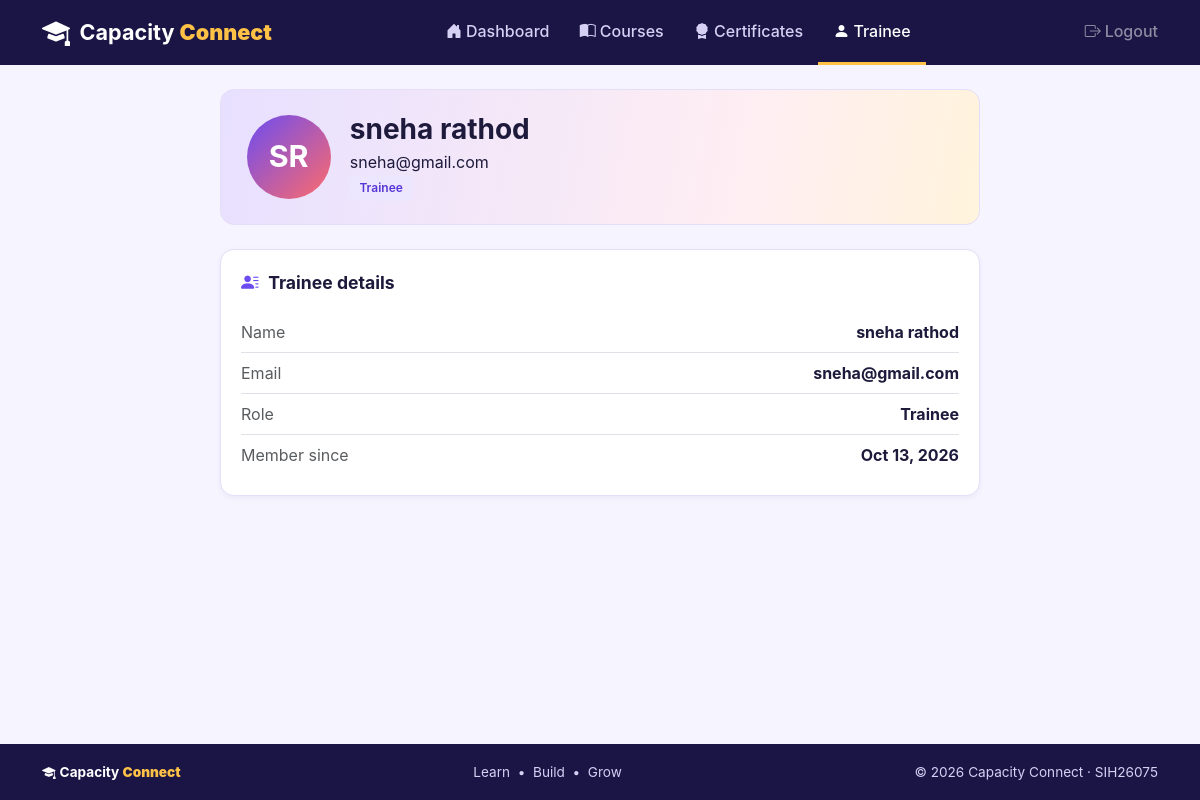
The app's page /profile (signed in) with its own data.
### tables this page shows
CREATE TABLE users(id INTEGER PRIMARY KEY, name TEXT, email TEXT UNIQUE, password TEXT, role TEXT, created_at TEXT, active INTEGER DEFAULT 1);

### app.py (the view)
@app.route("/profile")
@login_required()
def profile():
    u = q("SELECT * FROM users WHERE id=?", (session["user"]["id"],), True)
    s = None
    n = q("SELECT COUNT(*) n FROM courses WHERE trainer_id=?", (u["id"],), True)["n"] if u["role"] == "trainer" else None
    return render_template("profile.html", acct=u, s=s, n=n)

### app.py (called while the page is built)
def db():
    if "db" not in g:
        g.db = sqlite3.connect(DB)
        g.db.row_factory = sqlite3.Row
    return g.db

def q(sql, args=(), one=False):
    cur = db().execute(sql, args)
    rows = cur.fetchall()
    db().commit()
    if one:
        return rows[0] if rows else None
    return rows

@app.template_filter("initials")
def initials(n):
    return "".join(w[0] for w in (n or "?").split()[:2]).upper()

@app.template_filter("fmt")
def fmt(s, with_time=False):
    try:
        return datetime.fromisoformat(s).strftime("%b %d, %Y" + (" \u2022 %I:%M %p" if with_time else ""))
    except Exception:
        return s or "-"

def login_required(role=None):
    def deco(f):
        @wraps(f)
        def wrapper(*a, **kw):
            u = session.get("user")
            if not u:
                flash("Please log in to continue.", "warning")
                return redirect(url_for("login"))
            if role and u["role"] != role:
                abort(403)
            return f(*a, **kw)
        return wrapper
    return deco

@app.context_processor
def nav_counts():
    u = session.get("user")
    if u and u["role"] == "trainer":
        n = q("SELECT COUNT(*) n FROM doubts d JOIN courses c ON c.id=d.course_id "
              "WHERE c.trainer_id=? AND d.answer IS NULL", (u["id"],), True)["n"]
        return {"open_doubts": n}
    return {}

### templates/profile.html (shortened to what this page needs)
{% extends "base.html" %}{% from "_macros.html" import avatar %}
{% block body %}
<div class="mx-auto" style="max-width:760px">
<div class="hero mb-4">{{ avatar(acct.name, 'lg') }}<div><h1 class="h3 fw-bold mb-1">{{ acct.name }}</h1><div>{{ acct.email }}</div><span class="badge-soft info text-capitalize">{{ acct.role }}</span></div></div>
<div class="panel"><div class="panel-title"><i class="bi bi-person-lines-fill"></i>{{ acct.role|capitalize }} details</div>
 <div class="d-flex justify-content-between py-2 border-bottom"><span class="text-muted">Name</span><strong>{{ acct.name }}</strong></div>
 <div class="d-flex justify-content-between py-2 border-bottom"><span class="text-muted">Email</span><strong>{{ acct.email }}</strong></div>
 <div class="d-flex justify-content-between py-2 border-bottom"><span class="text-muted">Role</span><strong class="text-capitalize">{{ acct.role }}</strong></div>
 <div class="d-flex justify-content-between py-2{{ ' border-bottom' if n is not none }}"><span class="text-muted">Member since</span><strong>{{ acct.created_at|fmt }}</strong></div>
</div></div>
{% endblock %}

### templates/_macros.html (shortened to what this page needs)
{% macro avatar(name, cls='') %}<div class="avatar {{ cls }}">{{ name|initials }}</div>{% endmacro %}

### static/style.css (style rules this page uses)
:root { --navy:#1b1545;--pri:#6c4cf1;--pri-d:#5636d6;--teal:#14b8a6;--coral:#ff6b6b;--amber:#ffc247;--bg:#f6f4ff;--line:#e4def8;--ink:#1d1a3b;--muted:#6b6890 }
body { background:var(--bg);color:var(--ink);font-family:Inter,"Segoe UI",system-ui,sans-serif }
.panel { background:#fff;border:1px solid var(--line);border-radius:14px;padding:1.25rem;box-shadow:0 2px 6px rgba(27,21,69,.05) }
.panel-title { font-size:1.1rem;font-weight:700;display:flex;align-items:center;gap:.6rem;margin-bottom:1rem }
.panel-title i { color:var(--pri) }
.hero { background:linear-gradient(100deg,#e7e0ff,#ffeef2 70%,#fff4dc);border:1px solid var(--line);border-radius:14px;padding:1.4rem 1.6rem;display:flex;gap:1.2rem;align-items:center }
.avatar { width:64px;height:64px;border-radius:50%;background:linear-gradient(135deg,#6c4cf1,#ff6b6b);color:#fff;display:grid;place-items:center;font-weight:700;font-size:1.4rem;flex:none }
.avatar.lg { width:84px;height:84px;font-size:1.9rem }
.badge-soft { padding:.25rem .6rem;border-radius:6px;font-size:.75rem;font-weight:600;display:inline-block }
.info { background:#ece6ff;color:#5636d6 }
html { scroll-behavior:smooth }

### records on screen
users: name "SR", name "sneha rathod", email "sneha@gmail.com", role "Trainee", created_at|fmt "Oct 13, 2026"

### other values on screen
{{ label }} "Dashboard" "Courses" "Certificates" "Trainee"
